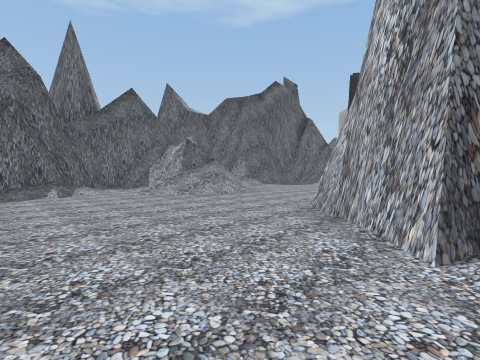
view 1 (above)

14 first-person views from a walk through a scene from a Unity 3-D project. The camera is 1.2 m above the floor, tilts 2° down and sees 85° across. The floor is counted in squares, 2 m on a side. Each view is taken from the middle of a square. On the plan, view 1 faces up. The plan holds only what a view shows up to about 9 squares ahead; the rest is blank. The place goes on beyond the plan. The player is left out. Some animated figures are not drawn. Some surface patterns are stand-ins.

view 2
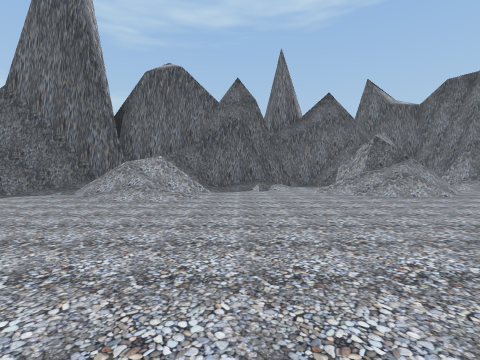

view 3
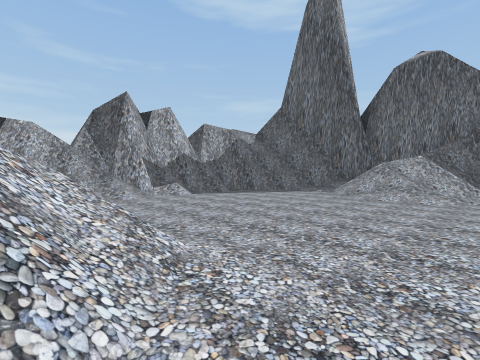

view 4
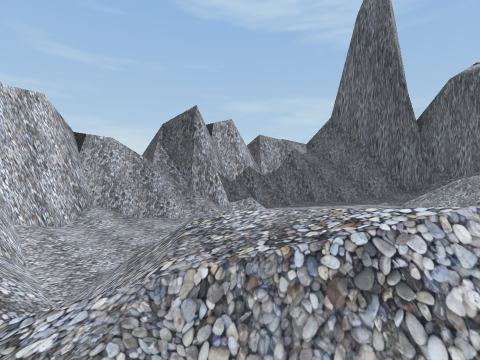

view 5
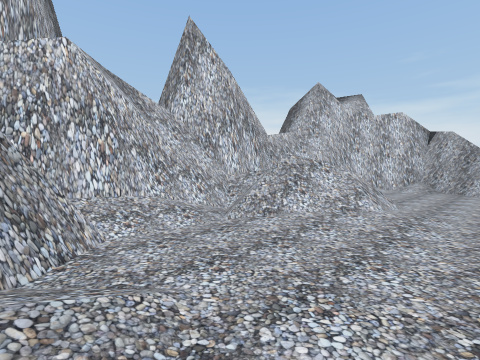

view 6
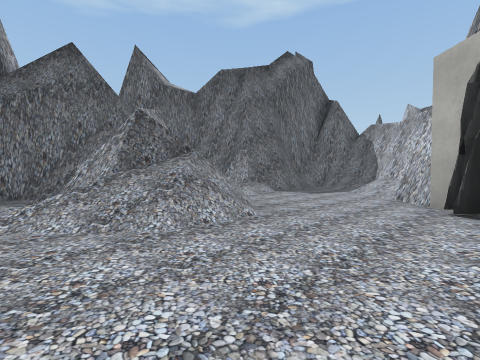

view 7
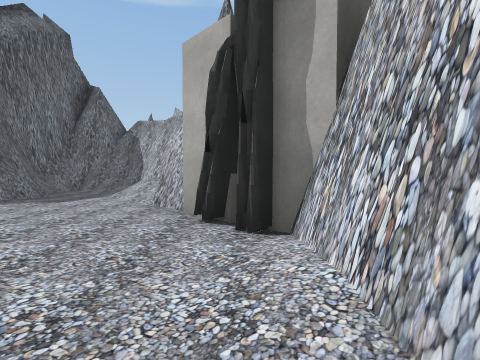

view 8
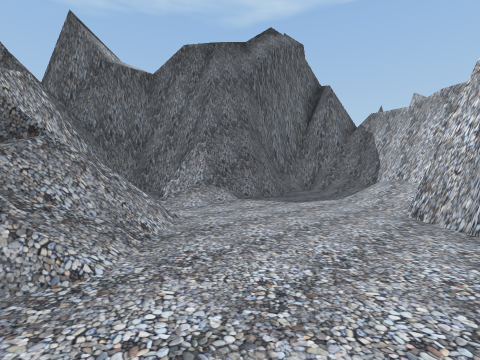

view 9
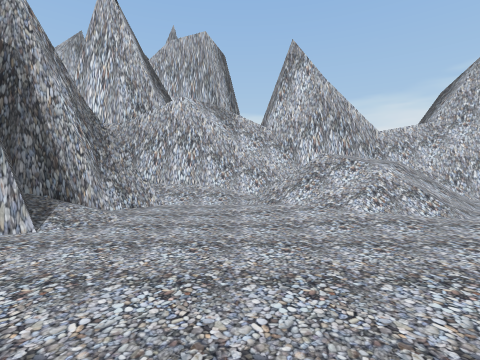

view 10
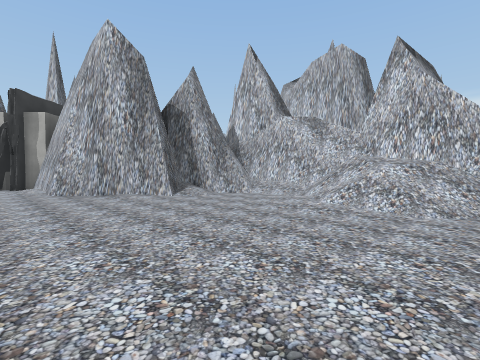

view 11
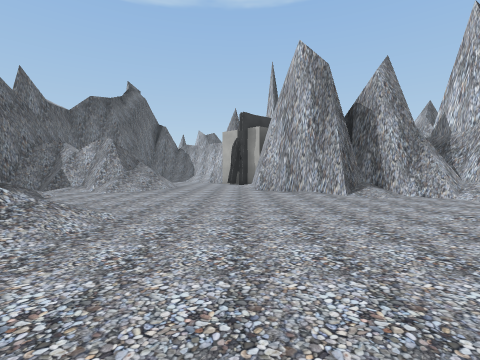

view 12
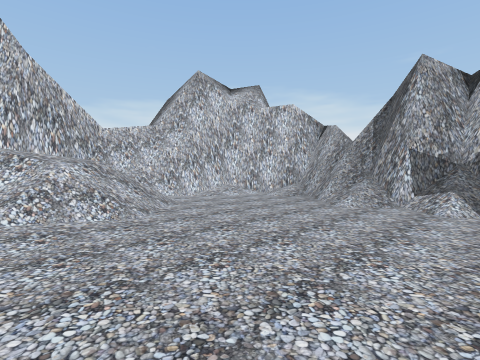

view 13
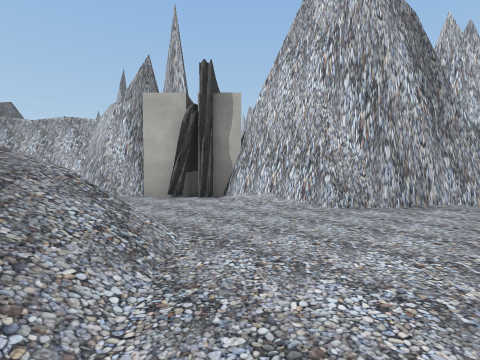

view 14
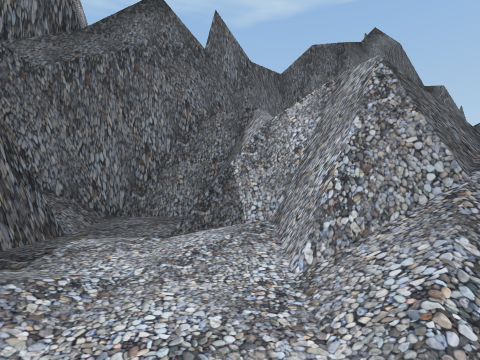

### Floor plan
Key: @ floor where view 1 was taken; # wall or solid block; . main floor; : floor 0.25 m higher than the main floor; + floor 1.5 m higher than the main floor; / step, stairs or slope; = window, fence, low wall or low ledge.
Columns run from 8 left of view 1 to 4 right of it. Each row starts with its distance up from view 1.
 15           ###
 14           #.#
 13           #.#
 12        =###.#
 11        #/...#
 10    #####....#
  9    #.###/...#
  8    #.:#//..##
  7    #/.///..##
  6  ###.......#
  5 ###:......##
  4 #/=/......#
  3 #////..../#
  2 #///...../##
  1 #........./#
  0 #.......@..#
 -1 #.......:./#
 -2 #/.....///##
 -3 ##/..../+/#
 -4  ##/...//##
 -5   ##.../##
 -6   ##//###
 -7    ####

Positions as (right, up) in squares from view 1, and headings:
1: (0, 0), facing up
2: (1, 0), facing up-left
3: (1, -1), facing left
4: (1, -3), facing left
5: (1, 2), facing down
6: (0, 4), facing up
7: (1, 5), facing up-right
8: (1, 6), facing up
9: (-2, 2), facing down-right
10: (-5, 0), facing right
11: (-5, -1), facing up-right
12: (-3, 1), facing down
13: (-3, 6), facing right
14: (-3, 6), facing up
